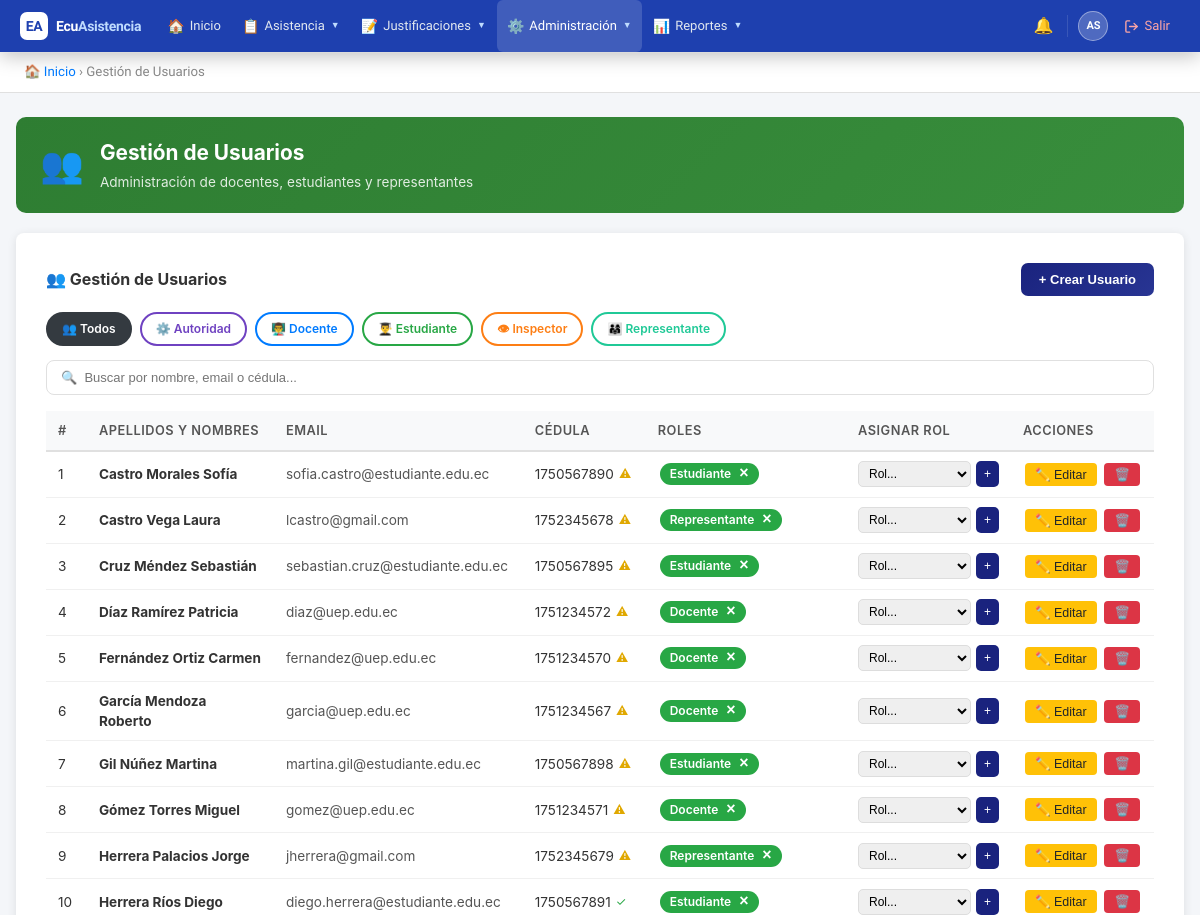
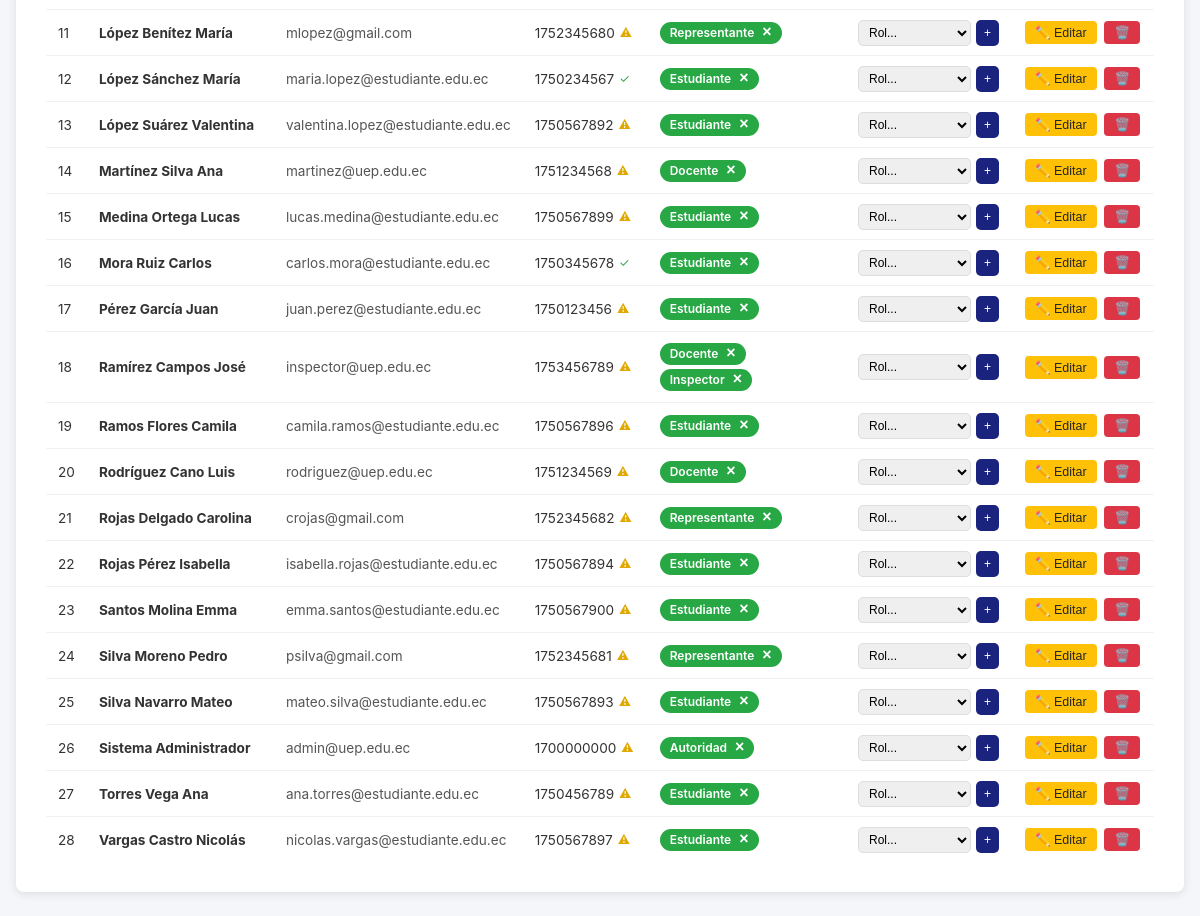
Page /public/?action=users (signed in) on the committed database (2 pictures, top to bottom).
### tables this page shows
CREATE TABLE `roles` (
  `id` int(11) NOT NULL AUTO_INCREMENT,
  `name` varchar(50) NOT NULL,
  `description` text DEFAULT NULL,
  `created_at` timestamp NOT NULL DEFAULT current_timestamp(),
  `updated_at` timestamp NOT NULL DEFAULT current_timestamp() ON UPDATE current_timestamp(),
  PRIMARY KEY (`id`),
  UNIQUE KEY `name` (`name`)
);

CREATE TABLE `users` (
  `id` int(11) NOT NULL AUTO_INCREMENT,
  `institution_id` int(11) NOT NULL,
  `username` varchar(50) NOT NULL,
  `email` varchar(100) NOT NULL,
  `password` varchar(255) NOT NULL,
  `first_name` varchar(100) NOT NULL,
  `last_name` varchar(100) NOT NULL,
  `dni` varchar(20) DEFAULT NULL,
  `phone` varchar(20) DEFAULT NULL,
  `reset_token` varchar(255) DEFAULT NULL,
  `reset_expires` datetime DEFAULT NULL,
  `is_active` tinyint(1) DEFAULT 1,
  `created_at` timestamp NOT NULL DEFAULT current_timestamp(),
  `updated_at` timestamp NOT NULL DEFAULT current_timestamp() ON UPDATE current_timestamp(),
  PRIMARY KEY (`id`),
  UNIQUE KEY `username` (`username`),
  UNIQUE KEY `email` (`email`),
  UNIQUE KEY `dni` (`dni`),
  KEY `institution_id` (`institution_id`),
  CONSTRAINT `users_ibfk_1` FOREIGN KEY (`institution_id`) REFERENCES `institutions` (`id`)
);

### controllers/UserController.php (called while the page is built, shortened)
<?php
require_once BASE_PATH . '/models/User.php';
require_once BASE_PATH . '/models/Role.php';
class UserController {
    private $userModel;
    private $roleModel;
    public function __construct() {
        $db = new Database();
        $this->userModel = new User($db);
        $this->roleModel = new Role($db);
    }
    public function index() {
        $users = $this->userModel->getAll();
        $roles = $this->roleModel->getAll();
        include BASE_PATH . '/views/users/index.php';
    }
}

### config/database.php (called while the page is built)
<?php
class Database {
    private $host = 'localhost';
    private $db = 'ecuasistencia2026_db';
    private $user = 'root';
    private $pass = '';
    private $charset = 'utf8mb4';
    private $pdo;
    public function connect() {
        if ($this->pdo === null) {
            $dsn = "mysql:host={$this->host};dbname={$this->db};charset={$this->charset}";
            $options = [
                PDO::ATTR_ERRMODE => PDO::ERRMODE_EXCEPTION,
                PDO::ATTR_DEFAULT_FETCH_MODE => PDO::FETCH_ASSOC,
                PDO::ATTR_EMULATE_PREPARES => false,
            ];
            try {
                $this->pdo = new PDO($dsn, $this->user, $this->pass, $options);
            } catch (PDOException $e) {
                die('Error de conexión: ' . $e->getMessage());
            }
        }
        return $this->pdo;
    }
}

### models/Role.php (called while the page is built, shortened)
<?php
class Role {
    private $db;
    public function __construct($database) {
        $this->db = $database->connect();
    }
    public function getAll() {
        $sql = "SELECT * FROM roles ORDER BY name";
        $stmt = $this->db->query($sql);
        return $stmt->fetchAll();
    }
}

### models/User.php (called while the page is built, shortened)
<?php
class User {
    public $db;
    public function __construct($database) {
        $this->db = $database->connect();
    }
    public function getAll() {
        $sql = "SELECT u.*, GROUP_CONCAT(r.name) as roles
                FROM users u
                LEFT JOIN user_roles ur ON u.id = ur.user_id
                LEFT JOIN roles r ON ur.role_id = r.id
                WHERE u.institution_id = :institution_id
                GROUP BY u.id
                ORDER BY u.last_name, u.first_name";
        $stmt = $this->db->prepare($sql);
        $stmt->execute([':institution_id' => $_SESSION['institution_id']]);
        return $stmt->fetchAll();
    }
}

### views/users/index.php (the view, shortened to what this page needs)
<!DOCTYPE html>
<html lang="es">
<head>
</head>
<body>
<?php include BASE_PATH . '/views/partials/navbar.php'; ?>
<div class="breadcrumb">
    <a href="?action=dashboard">🏠 Inicio</a> &rsaquo; Gestión de Usuarios
</div>
<div class="container">
    <div class="page-header" style="background:linear-gradient(135deg,#2e7d32,#388e3c);">
        <div class="ph-icon">👥</div>
        <div>
            <h1>Gestión de Usuarios</h1>
            <p>Administración de docentes, estudiantes y representantes</p>
        </div>
    </div>
    <div class="card">
        <div style="display:flex;justify-content:space-between;align-items:center;margin-bottom:16px;">
            <h2 style="font-size:16px;color:#333;">👥 Gestión de Usuarios</h2>
            <button onclick="openCreateModal()" style="padding:9px 18px;background:linear-gradient(135deg,#1a237e,#283593);color:white;border:none;border-radius:7px;font-size:13px;font-weight:600;cursor:pointer;">
                + Crear Usuario
            </button>
        </div>
        <?php
        $roleIcons  = ['docente'=>'👨‍🏫','estudiante'=>'👨‍🎓','inspector'=>'👁','autoridad'=>'⚙️','representante'=>'👨‍👩‍👧'];
        $roleColors = [
            'docente'      => ['active'=>'background:#007bff;color:white;border-color:#007bff;',      'outline'=>'color:#007bff;border-color:#007bff;'],
            'estudiante'   => ['active'=>'background:#28a745;color:white;border-color:#28a745;',      'outline'=>'color:#28a745;border-color:#28a745;'],
            'inspector'    => ['active'=>'background:#fd7e14;color:white;border-color:#fd7e14;',      'outline'=>'color:#fd7e14;border-color:#fd7e14;'],
            'autoridad'    => ['active'=>'background:#6f42c1;color:white;border-color:#6f42c1;',      'outline'=>'color:#6f42c1;border-color:#6f42c1;'],
            'representante'=> ['active'=>'background:#20c997;color:white;border-color:#20c997;',      'outline'=>'color:#20c997;border-color:#20c997;'],
        ];
        $currentFilter = $_GET['filter_role'] ?? '';
        ?>
        <div style="display:flex;gap:8px;flex-wrap:wrap;margin-bottom:14px;">
            <a href="?action=users" style="padding:6px 14px;border-radius:20px;text-decoration:none;font-size:12px;font-weight:600;border:2px solid;<?= $currentFilter==='' ? 'background:#343a40;color:white;border-color:#343a40;' : 'color:#343a40;border-color:#343a40;background:white;' ?>">👥 Todos</a>
            <?php foreach($roles as $role):
                $rn=$role['name']; $ico=$roleIcons[$rn]??'👤';
                $col=$roleColors[$rn]??['active'=>'background:#007bff;color:white;border-color:#007bff;','outline'=>'color:#007bff;border-color:#007bff;'];
                $isActive=($currentFilter===$rn); ?>
            <a href="?action=users&filter_role=<?= $rn ?>" style="padding:6px 14px;border-radius:20px;text-decoration:none;font-size:12px;font-weight:600;border:2px solid;<?= $isActive?$col['active']:$col['outline'].'background:white;' ?>">
                <?= $ico ?> <?= ucfirst($rn) ?>
            </a>
            <?php endforeach; ?>
        </div>
        <div class="search-bar">
            <input type="text" id="userSearch" placeholder="🔍  Buscar por nombre, email o cédula..." oninput="filterUsers()">
        </div>
        <table id="usersTable">
            <thead>
                <tr>
                    <th style="width:36px;">#</th>
                    <th>Apellidos y Nombres</th>
                    <th>Email</th>
                    <th>Cédula</th>
                    <th>Roles</th>
                    <th>Asignar Rol</th>
                    <th style="width:140px;">Acciones</th>
                </tr>
            </thead>
            <tbody>
            <?php
            $filteredUsers = $users;
            ?>
            <?php if(empty($filteredUsers)): ?>
                <tr><td colspan="7" style="text-align:center;padding:24px;color:#aaa;">No hay usuarios con este rol</td></tr>
            <?php else: ?>
                <?php $counter=1; foreach($filteredUsers as $user): ?>
                <tr data-search="<?= strtolower(htmlspecialchars($user['last_name'].' '.$user['first_name'].' '.$user['email'].' '.($user['dni']??''))) ?>">
                    <td><?= $counter++ ?></td>
                    <td><strong><?= htmlspecialchars($user['last_name'].' '.$user['first_name']) ?></strong></td>
                    <td style="color:#555;"><?= htmlspecialchars($user['email']) ?></td>
                    <td>
                        <?php
                        $dniRaw = $user['dni'] ?? '';
                        if($dniRaw === '') {
                            echo '—';
                        } elseif(ctype_digit($dniRaw) && strlen($dniRaw) === 10) {
                            $prov = (int)substr($dniRaw,0,2);
                            $tercer = (int)$dniRaw[2];
                            $coef=[2,1,2,1,2,1,2,1,2]; $suma=0;
                            for($i=0;$i<9;$i++){ $r=(int)$dniRaw[$i]*$coef[$i]; $suma+=$r>=10?$r-9:$r; }
                            $res=$suma%10; $dv=$res===0?0:10-$res;
                            $cedulaOk = ($prov>=1 && $prov<=24 && $tercer<6 && $dv===(int)$dniRaw[9]);
                            $icon = $cedulaOk
                                ? '<span title="Cédula verificada" style="color:#28a745;font-size:12px;margin-left:5px;vertical-align:middle;cursor:default;">✓</span>'
                                : '<span title="Cédula no verificada" style="color:#e0a800;font-size:12px;margin-left:5px;vertical-align:middle;cursor:help;">⚠</span>';
                            echo '<span style="display:inline-flex;align-items:center;gap:0;white-space:nowrap;">'.htmlspecialchars($dniRaw).$icon.'</span>';
                        } else {
                            echo '<span style="display:inline-flex;align-items:center;gap:4px;white-space:nowrap;">🌐 '.htmlspecialchars($dniRaw).'</span>';
                        }
                        ?>
                    </td>
                    <td>
                        <?php if($user['roles']):
                            $db2=new Database();
                            $stR=$db2->connect()->prepare("SELECT r.id,r.name FROM roles r INNER JOIN user_roles ur ON r.id=ur.role_id WHERE ur.user_id=:uid ORDER BY r.name");
                            $stR->execute([':uid'=>$user['id']]);
                            foreach($stR->fetchAll() as $rd): ?>
                            <span class="badge">
                                <?= ucfirst($rd['name']) ?>
                                <form method="POST" action="?action=remove_role<?= $currentFilter?'&filter_role='.$currentFilter:'' ?>" style="display:inline;" onsubmit="return confirmRemoveRole(event,'<?= ucfirst($rd['name']) ?>','<?= htmlspecialchars(addslashes($user['last_name'].' '.$user['first_name'])) ?>')">
                                    <button type="submit" class="btn-remove-role">×</button>
                                </form>
                            </span>
                        <?php endforeach; else: ?><em style="color:#bbb;font-size:12px;">Sin roles</em><?php endif; ?>
                    </td>
                    <td>
                        <form method="POST" action="?action=assign_role<?= $currentFilter?'&filter_role='.$currentFilter:'' ?>" style="display:inline-flex;gap:5px;">
                            <select name="role_id" required style="padding:4px 6px;font-size:12px;border-radius:5px;border:1px solid #ddd;">
                                <option value="">Rol...</option>
                            </select>
                            <button type="submit" style="padding:4px 8px;font-size:12px;background:#1a237e;color:white;border:none;border-radius:5px;cursor:pointer;">+</button>
                        </form>
                    </td>
                    <td class="action-buttons">
                        <button onclick="openEditModal(<?= $user['id'] ?>)" class="btn-warning btn-sm">✏️ Editar</button>
                        <form method="POST" action="?action=delete_user<?= $currentFilter?'&filter_role='.$currentFilter:'' ?>" style="display:inline;" onsubmit="return confirmDelete(event,'<?= htmlspecialchars(addslashes($user['last_name'].' '.$user['first_name'])) ?>',this)">
                            <button type="submit" class="btn-danger btn-sm">🗑️</button>
                        </form>
                    </td>
                </tr>
                <?php endforeach; ?>
            <?php endif; ?>
            </tbody>
        </table>
    </div>
</div>
</body>
</html>

### public/css/global.css (style rules this page uses)
* { box-sizing: border-box; margin: 0; padding: 0; }
body { font-family: -apple-system, BlinkMacSystemFont, 'Segoe UI', Roboto, sans-serif; background: #f4f6f9; color: #333; font-size: 14px; line-height: 1.5; }
.breadcrumb { padding: 10px 24px; background: #fff; border-bottom: 1px solid #e0e0e0; font-size: 0.83rem; color: #888; }
.breadcrumb a { color: #007bff; text-decoration: none; }
.container { max-width: 1200px; margin: 24px auto; padding: 0 16px; }
.page-header { background: linear-gradient(135deg, #007bff, #0056b3); color: #fff; border-radius: 10px; padding: 20px 24px; margin-bottom: 20px; display: flex; align-items: center; gap: 16px; }
.page-header .ph-icon { font-size: 2.2rem; }
.page-header h1 { font-size: 1.3rem; font-weight: 700; }
.page-header p { font-size: 0.85rem; opacity: 0.85; margin-top: 4px; }
table { width: 100%; border-collapse: collapse; }
thead th { background: #f8f9fa; padding: 10px 12px; text-align: left; font-size: 0.8rem; font-weight: 600; color: #555; border-bottom: 2px solid #e0e0e0; white-space: nowrap; }
tbody td { padding: 9px 12px; border-bottom: 1px solid #f0f0f0; font-size: 0.85rem; vertical-align: middle; }
tbody tr:last-child td { border-bottom: none; }
.badge { display: inline-block; padding: 2px 10px; border-radius: 12px; font-size: 0.75rem; font-weight: 600; }
.btn-danger { background: #dc3545; color: #fff; }
.btn-warning { background: #ffc107; color: #212529; }
.btn-sm { padding: 4px 10px; font-size: 0.78rem; }

### views/users/index.php (style rules this page uses)
* { margin: 0; padding: 0; box-sizing: border-box; }
body { font-family: Arial, sans-serif; background: #f4f4f4; }
.container { max-width: 1400px; margin: 30px auto; padding: 0 20px; }
.card { background: white; padding: 30px; border-radius: 8px; box-shadow: 0 2px 10px rgba(0,0,0,0.1); }
table { width: 100%; border-collapse: collapse; margin-top: 10px; }
th, td { padding: 10px 12px; text-align: left; border-bottom: 1px solid #ddd; font-size: 13px; }
th { background: #f8f9fa; font-weight: 700; font-size: 12px; text-transform: uppercase; letter-spacing: .04em; color: #555; }
.badge { display:inline-block; background:#28a745; color:white; padding:3px 8px; border-radius:3px; font-size:11px; margin:2px; position:relative; }
.btn-remove-role { background:none; border:none; color:white; font-size:16px; font-weight:bold; cursor:pointer; padding:0; margin-left:5px; line-height:1; }
select, button { padding:8px 12px; border:1px solid #ddd; border-radius:4px; }
button { background:#007bff; color:white; border:none; cursor:pointer; }
.btn-danger { background:#dc3545; }
.btn-warning { background:#ffc107; color:#212529; }
.btn-sm { padding:5px 10px; font-size:12px; margin:2px; }
.action-buttons { white-space:nowrap; }
.search-bar { display: flex; gap: 10px; align-items: center; margin-bottom: 16px; }
.search-bar input { flex: 1; padding: 9px 14px; border: 1.5px solid #e0e0e0; border-radius: 8px; font-size: 13px; outline: none; transition: border-color .2s; }

### views/partials/navbar.php (style rules this page uses)
:root { --nav-bg: #1e40af; --nav-accent: #60a5fa; --nav-hover: rgba(96,165,250,0.18); --nav-text: #e2e8f0; --nav-muted: #bfdbfe; --nav-border: rgba(255,255,255,0.12); --nav-dd-bg: #1d4ed8; --nav-dd-hover:#2563eb; --nav-height: 52px; }
*, *::before, *::after { box-sizing: border-box; }
.breadcrumb { padding: 9px 24px; background: #fff; border-bottom: 1px solid #e8ecf0; font-size: 0.82rem; color: #94a3b8; font-family: 'Plus Jakarta Sans', system-ui, sans-serif; }
.breadcrumb a { color: #3b82f6; text-decoration: none; }

### rows in the picture
roles: name "⚙️", name "Autoridad"
roles: name "👨‍🏫", name "Docente"
roles: name "👨‍🎓", name "Estudiante"
roles: name "👁", name "Inspector"
roles: name "👨‍👩‍👧", name "Representante"
users: last_name+first_name "Castro Morales Sofía", email "sofia.castro@estudiante.edu.ec", dni "1750567890"
users: last_name+first_name "Castro Vega Laura", email "lcastro@gmail.com", dni "1752345678"
users: last_name+first_name "Cruz Méndez Sebastián", email "sebastian.cruz@estudiante.edu.ec", dni "1750567895"
users: last_name+first_name "Díaz Ramírez Patricia", email "diaz@uep.edu.ec", dni "1751234572"
users: last_name+first_name "Fernández Ortiz Carmen", email "fernandez@uep.edu.ec", dni "1751234570"
users: last_name+first_name "García Mendoza Roberto", email "garcia@uep.edu.ec", dni "1751234567"
users: last_name+first_name "Gil Núñez Martina", email "martina.gil@estudiante.edu.ec", dni "1750567898"
users: last_name+first_name "Gómez Torres Miguel", email "gomez@uep.edu.ec", dni "1751234571"
users: last_name+first_name "Herrera Palacios Jorge", email "jherrera@gmail.com", dni "1752345679"
users: last_name+first_name "Herrera Ríos Diego", email "diego.herrera@estudiante.edu.ec", dni "1750567891"
users: last_name+first_name "López Benítez María", email "mlopez@gmail.com", dni "1752345680"
users: last_name+first_name "López Sánchez María", email "maria.lopez@estudiante.edu.ec", dni "1750234567"
users: last_name+first_name "López Suárez Valentina", email "valentina.lopez@estudiante.edu.ec", dni "1750567892"
users: last_name+first_name "Martínez Silva Ana", email "martinez@uep.edu.ec", dni "1751234568"
users: last_name+first_name "Medina Ortega Lucas", email "lucas.medina@estudiante.edu.ec", dni "1750567899"
users: last_name+first_name "Mora Ruiz Carlos", email "carlos.mora@estudiante.edu.ec", dni "1750345678"
users: last_name+first_name "Pérez García Juan", email "juan.perez@estudiante.edu.ec", dni "1750123456"
users: last_name+first_name "Ramírez Campos José", email "inspector@uep.edu.ec", dni "1753456789"
users: last_name+first_name "Ramos Flores Camila", email "camila.ramos@estudiante.edu.ec", dni "1750567896"
users: last_name+first_name "Rodríguez Cano Luis", email "rodriguez@uep.edu.ec", dni "1751234569"
users: last_name+first_name "Rojas Delgado Carolina", email "crojas@gmail.com", dni "1752345682"
users: last_name+first_name "Rojas Pérez Isabella", email "isabella.rojas@estudiante.edu.ec", dni "1750567894"
users: last_name+first_name "Santos Molina Emma", email "emma.santos@estudiante.edu.ec", dni "1750567900"
users: last_name+first_name "Silva Moreno Pedro", email "psilva@gmail.com", dni "1752345681"
users: last_name+first_name "Silva Navarro Mateo", email "mateo.silva@estudiante.edu.ec", dni "1750567893"
users: last_name+first_name "Sistema Administrador", email "admin@uep.edu.ec", dni "1700000000"
users: last_name+first_name "Torres Vega Ana", email "ana.torres@estudiante.edu.ec", dni "1750456789"
users: last_name+first_name "Vargas Castro Nicolás", email "nicolas.vargas@estudiante.edu.ec", dni "1750567897"
